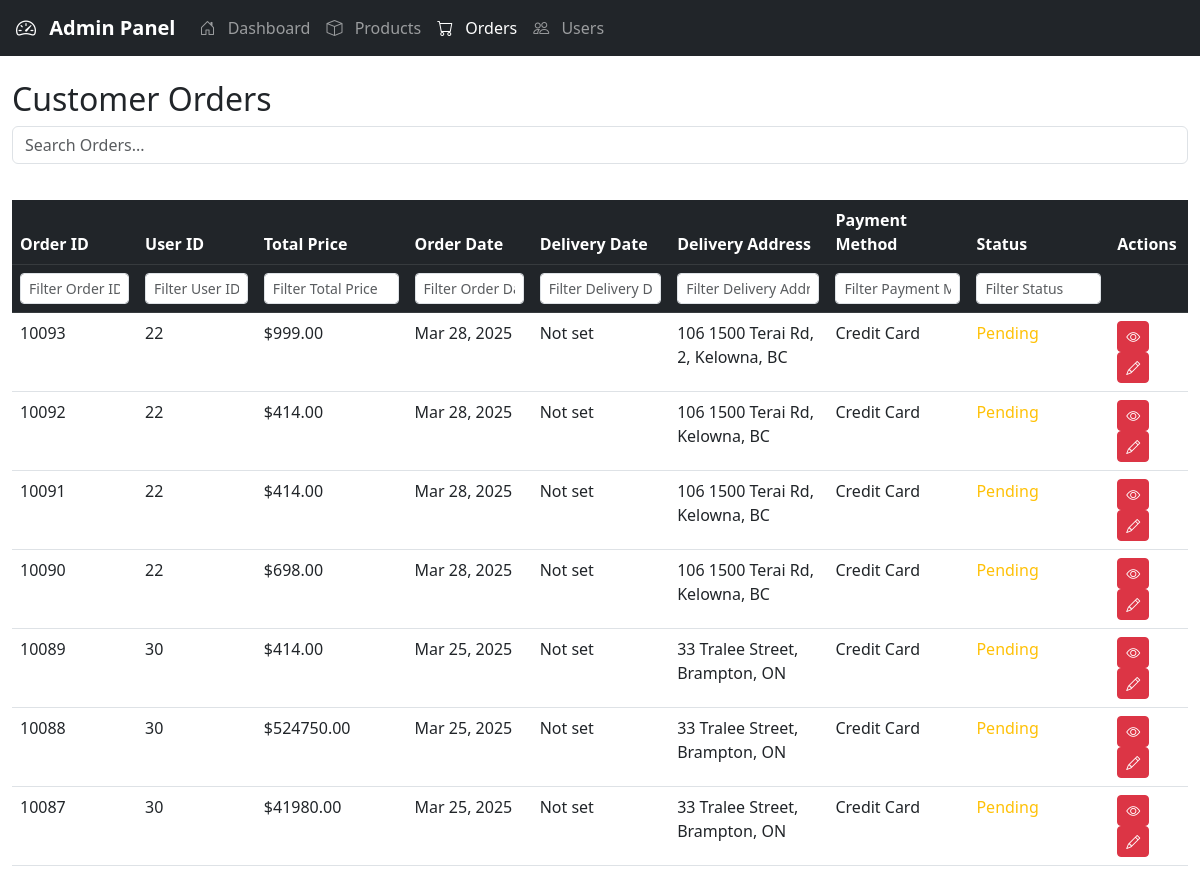
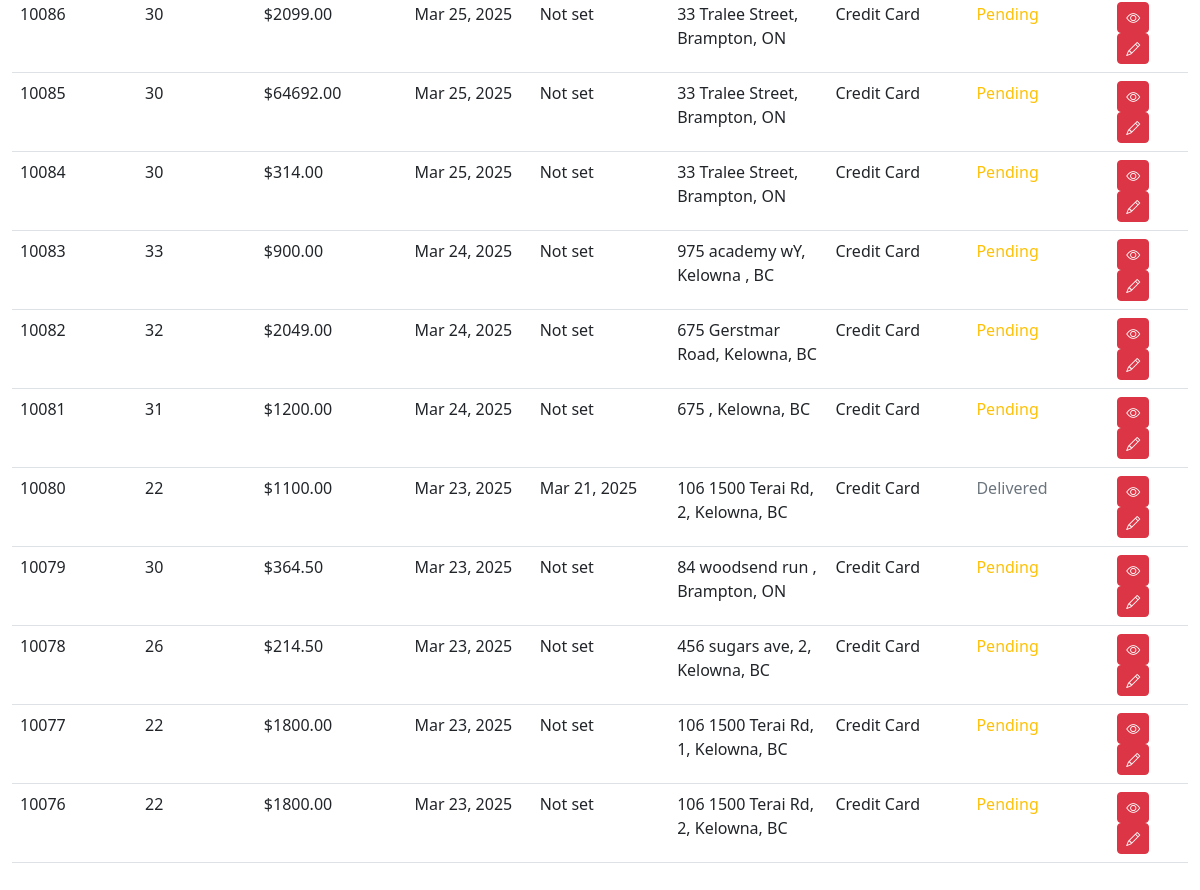
/project360/admin_order.php, run on the app's committed database (2 pictures, top to bottom).
### tables this page shows
CREATE TABLE `orders` (
  `order_id` int(11) NOT NULL,
  `user_id` int(11) NOT NULL,
  `total_price` decimal(10,2) NOT NULL,
  `order_date` timestamp NOT NULL DEFAULT current_timestamp(),
  `delivery_date` date DEFAULT NULL,
  `delivery_address` text NOT NULL,
  `payment_method` enum('Credit Card','PayPal','Cash on Delivery') NOT NULL,
  `status` enum('pending','shipped','delivered','canceled') DEFAULT 'pending'
);

### project360/admin_order.php (the view, shortened to what this page needs)
<?php
include 'db_connection.php';
$query = "SELECT order_id, user_id, total_price, order_date, delivery_date,
          delivery_address, payment_method, status FROM orders ORDER BY order_date DESC";
$result = mysqli_query($conn, $query);
?>
<!DOCTYPE html>
<html lang="en">
<head>
    <link href="https://cdn.jsdelivr.net/npm/bootstrap@5.3.0/dist/css/bootstrap.min.css" rel="stylesheet">
    <link rel="stylesheet" href="https://cdn.jsdelivr.net/npm/bootstrap-icons/font/bootstrap-icons.css">
    <link rel="stylesheet" href="admin.order.css">
</head>
<body>
    <nav class="navbar navbar-expand-lg navbar-dark bg-dark px-3">
        <a class="navbar-brand fw-bold" href="admin.php">
            <i class="bi bi-speedometer2 me-2"></i> Admin Panel
        </a>
        <div class="collapse navbar-collapse" id="navbarNav">
            <ul class="navbar-nav me-auto">
                <li class="nav-item">
                    <a href="admin.php" class="nav-link">
                        <i class="bi bi-house-door me-2"></i> Dashboard
                    </a>
                </li>
                <li class="nav-item">
                    <a href="admin.product.html" class="nav-link">
                        <i class="bi bi-box me-2"></i> Products
                    </a>
                </li>
                <li class="nav-item">
                    <a href="admin_order.php" class="nav-link active">
                        <i class="bi bi-cart me-2"></i> Orders
                    </a>
                </li>
                <li class="nav-item">
                    <a href="admin_user.php" class="nav-link">
                        <i class="bi bi-people me-2"></i> Users
                    </a>
                </li>
            </ul>
        </div>
    </nav>
    <div class="container-fluid my-4">
        <h2>Customer Orders</h2>
        <div class="mb-3">
            <input type="text" id="globalSearch" class="form-control" placeholder="Search Orders...">
        </div>
        <div class="table-responsive">
            <table class="table table-hover">
                <thead class="table-dark">
                    <tr>
                        <th>Order ID</th>
                        <th>User ID</th>
                        <th>Total Price</th>
                        <th>Order Date</th>
                        <th>Delivery Date</th>
                        <th>Delivery Address</th>
                        <th>Payment Method</th>
                        <th>Status</th>
                        <th>Actions</th>
                    </tr>
                    <tr>
                        <th><input type="text" class="form-control form-control-sm filter-input" placeholder="Filter Order ID"></th>
                        <th><input type="text" class="form-control form-control-sm filter-input" placeholder="Filter User ID"></th>
                        <th><input type="text" class="form-control form-control-sm filter-input" placeholder="Filter Total Price"></th>
                        <th><input type="text" class="form-control form-control-sm filter-input" placeholder="Filter Order Date"></th>
                        <th><input type="text" class="form-control form-control-sm filter-input" placeholder="Filter Delivery Date"></th>
                        <th><input type="text" class="form-control form-control-sm filter-input" placeholder="Filter Delivery Address"></th>
                        <th><input type="text" class="form-control form-control-sm filter-input" placeholder="Filter Payment Method"></th>
                        <th><input type="text" class="form-control form-control-sm filter-input" placeholder="Filter Status"></th>
                        <th></th>
                    </tr>
                </thead>
                <tbody>
                    <?php
                    if(mysqli_num_rows($result) > 0) {
                        while($order = mysqli_fetch_assoc($result)) {
                            $order_date = date('M d, Y', strtotime($order['order_date']));
                            $delivery_date = $order['delivery_date'] ? date('M d, Y', strtotime($order['delivery_date'])) : 'Not set';
                            $status_class = '';
                            switch($order['status']) {
                                case 'pending':
                                    $status_class = 'text-warning';
                                    break;
                                default:
                                    $status_class = 'text-secondary';
                            }
                            echo "<tr>
                                    <td>{$order['order_id']}</td>
                                    <td>{$order['user_id']}</td>
                                    <td>\${$order['total_price']}</td>
                                    <td>{$order_date}</td>
                                    <td>{$delivery_date}</td>
                                    <td>{$order['delivery_address']}</td>
                                    <td>{$order['payment_method']}</td>
                                    <td class='{$status_class}'>" . ucfirst($order['status']) . "</td>
                                    <td>
                                        <a href='view_order.php?id={$order['order_id']}' class='btn btn-sm btn-danger'>
                                            <i class='bi bi-eye'></i>
                                        </a>
                                        <a href='update_order.php?id={$order['order_id']}' class='btn btn-sm btn-danger'>
                                            <i class='bi bi-pencil'></i>
                                        </a>
                                    </td>
                                </tr>";
                        }
                    } else {
                        echo "<tr><td colspan='9' class='text-center'>No orders found</td></tr>";
                    }
                    ?>
                </tbody>
            </table>
        </div>
    </div>
</body>
</html>

### project360/admin.order.css (style rules this page uses)
.table { margin-top: 20px; }

### data on the page
orders: order_id "10093", user "22", total_price "999.00", order_date "Mar 28, 2025", delivery_date "Not set", delivery_address "106 1500 Terai Rd, 2, Kelowna, BC", payment_method "Credit Card", status "Pending"
orders: order_id "10092", user "22", total_price "414.00", order_date "Mar 28, 2025", delivery_date "Not set", delivery_address "106 1500 Terai Rd, Kelowna, BC", payment_method "Credit Card", status "Pending"
orders: order_id "10091", user "22", total_price "414.00", order_date "Mar 28, 2025", delivery_date "Not set", delivery_address "106 1500 Terai Rd, Kelowna, BC", payment_method "Credit Card", status "Pending"
orders: order_id "10090", user "22", total_price "698.00", order_date "Mar 28, 2025", delivery_date "Not set", delivery_address "106 1500 Terai Rd, Kelowna, BC", payment_method "Credit Card", status "Pending"
orders: order_id "10089", user "30", total_price "414.00", order_date "Mar 25, 2025", delivery_date "Not set", delivery_address "33 Tralee Street, Brampton, ON", payment_method "Credit Card", status "Pending"
orders: order_id "10088", user "30", total_price "524750.00", order_date "Mar 25, 2025", delivery_date "Not set", delivery_address "33 Tralee Street, Brampton, ON", payment_method "Credit Card", status "Pending"
orders: order_id "10087", user "30", total_price "41980.00", order_date "Mar 25, 2025", delivery_date "Not set", delivery_address "33 Tralee Street, Brampton, ON", payment_method "Credit Card", status "Pending"
orders: order_id "10086", user "30", total_price "2099.00", order_date "Mar 25, 2025", delivery_date "Not set", delivery_address "33 Tralee Street, Brampton, ON", payment_method "Credit Card", status "Pending"
orders: order_id "10085", user "30", total_price "64692.00", order_date "Mar 25, 2025", delivery_date "Not set", delivery_address "33 Tralee Street, Brampton, ON", payment_method "Credit Card", status "Pending"
orders: order_id "10084", user "30", total_price "314.00", order_date "Mar 25, 2025", delivery_date "Not set", delivery_address "33 Tralee Street, Brampton, ON", payment_method "Credit Card", status "Pending"
orders: order_id "10083", user "33", total_price "900.00", order_date "Mar 24, 2025", delivery_date "Not set", delivery_address "975 academy wY, Kelowna , BC", payment_method "Credit Card", status "Pending"
orders: order_id "10082", user "32", total_price "2049.00", order_date "Mar 24, 2025", delivery_date "Not set", delivery_address "675 Gerstmar Road, Kelowna, BC", payment_method "Credit Card", status "Pending"
orders: order_id "10081", user "31", total_price "1200.00", order_date "Mar 24, 2025", delivery_date "Not set", delivery_address "675 , Kelowna, BC", payment_method "Credit Card", status "Pending"
orders: order_id "10080", user "22", total_price "1100.00", order_date "Mar 23, 2025", delivery_date "Mar 21, 2025", delivery_address "106 1500 Terai Rd, 2, Kelowna, BC", payment_method "Credit Card", status "Delivered"
orders: order_id "10079", user "30", total_price "364.50", order_date "Mar 23, 2025", delivery_date "Not set", delivery_address "84 woodsend run , Brampton, ON", payment_method "Credit Card", status "Pending"
orders: order_id "10078", user "26", total_price "214.50", order_date "Mar 23, 2025", delivery_date "Not set", delivery_address "456 sugars ave, 2, Kelowna, BC", payment_method "Credit Card", status "Pending"
orders: order_id "10077", user "22", total_price "1800.00", order_date "Mar 23, 2025", delivery_date "Not set", delivery_address "106 1500 Terai Rd, 1, Kelowna, BC", payment_method "Credit Card", status "Pending"
orders: order_id "10076", user "22", total_price "1800.00", order_date "Mar 23, 2025", delivery_date "Not set", delivery_address "106 1500 Terai Rd, 2, Kelowna, BC", payment_method "Credit Card", status "Pending"
